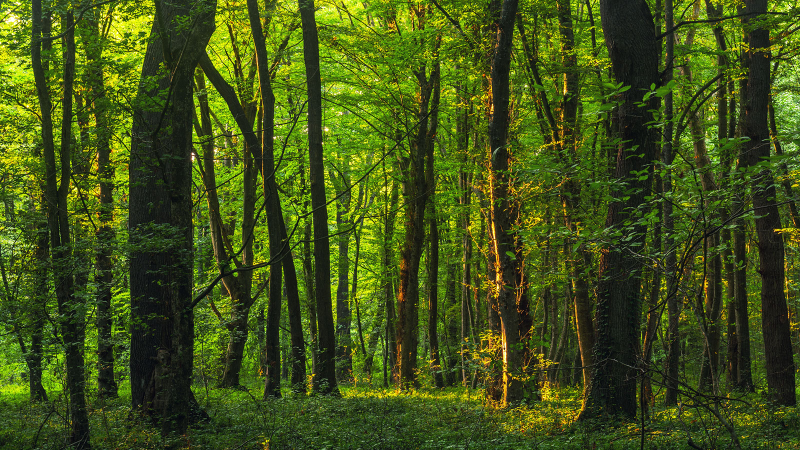
#> input picture img-original-1472/bosque/bosque.jpg, 1600 x 900 px, found by its file name (shown at 1/2 size); its folder holds only this picture in this run
$ python p6-preparacion-img-1472.py
#> lines starting #> are read from the running program, lines starting #| are printed output that depends on the picture
# Práctica 6: Preparación de imágenes para IA - José Solís (NC: 1472)
import cv2
import numpy as np
import os
import csv

# 1. Configuración inicial
AUTOR = "José Solís"
NC = "1472"
carpeta_original = f"img-original-{NC}"
carpeta_preparadas = f"img-preparadas-{NC}"
carpeta_resultados = f"resultados-img-{NC}"

ANCHO_DESTINO = 224
ALTO_DESTINO = 224

# Crear carpetas de salida si no existen
os.makedirs(carpeta_preparadas, exist_ok=True)
os.makedirs(carpeta_resultados, exist_ok=True)

categorias = ["bosque", "desierto"]
reporte = []
imagenes_procesadas = 0
imagenes_aprobadas = 0

print(f"{AUTOR.lower()} nc {NC}")
print(f"🚀 Iniciando preparación de imágenes ({AUTOR})...\n")

# 2. Recorrer cada categoría y sus archivos
for categoria in categorias:
    ruta_origen = os.path.join(carpeta_original, categoria)
    ruta_destino = os.path.join(carpeta_preparadas, categoria)

    os.makedirs(ruta_destino, exist_ok=True)

    if not os.path.exists(ruta_origen):
        print(f"⚠️ La carpeta {ruta_origen} no existe. Saltando...\n")
        continue

    for nombre_archivo in sorted(os.listdir(ruta_origen)):
        if not nombre_archivo.lower().endswith(('.png', '.jpg', '.jpeg', '.bmp', '.webp')):
            continue

        ruta_imagen = os.path.join(ruta_origen, nombre_archivo)
        nombre_sin_ext = os.path.splitext(nombre_archivo)[0]
        formato_orig = os.path.splitext(nombre_archivo)[1].upper().replace(".", "")

        print(f"📸 Procesando [{categoria}]: {nombre_archivo}")

        # 3. Leer la imagen e identificar tamaño y formato
        imagen = cv2.imread(ruta_imagen)
#> imagen is the input picture: shape (900, 1600, 3); mean B, G, R 23.2, 81.6, 65.4
        if imagen is None:
            print(f"   ❌ Error: No se pudo leer la imagen.\n")
            reporte.append([AUTOR, categoria, nombre_archivo, formato_orig, "JPG", "ERROR", "-", "-", "-", "-", "-", "-", "REVISAR"])
            continue

        imagenes_procesadas += 1
        alto_orig, ancho_orig, canales = imagen.shape
#> alto_orig = 900; ancho_orig = 1600; canales = 3
        print(f"   📄 Formato original: {formato_orig} -> JPG | Dimensiones: {ancho_orig} x {alto_orig}")
#|    📄 Formato original: JPG -> JPG | Dimensiones: 1600 x 900

        # 4. Cambiar el tamaño a dimensiones uniformes (224x224)
        imagen_redimensionada = cv2.resize(imagen, (ANCHO_DESTINO, ALTO_DESTINO), interpolation=cv2.INTER_AREA)
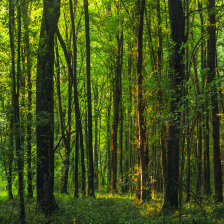
#> imagen_redimensionada: shape (224, 224, 3); mean B, G, R 23.2, 81.6, 65.4
        print(f"   📐 Dimensiones nuevas: {ANCHO_DESTINO} x {ALTO_DESTINO}")

        # Convertir y guardar en formato común (.jpg)
        nombre_jpg_final = f"{nombre_sin_ext}.jpg"
        ruta_jpg = os.path.join(ruta_destino, nombre_jpg_final)
        cv2.imwrite(ruta_jpg, imagen_redimensionada)

        # 5. Normalizar los valores de los píxeles (0-255 a 0.0-1.0)
        imagen_normalizada = imagen_redimensionada.astype(np.float32) / 255.0
        val_min = float(np.min(imagen_normalizada))
#> val_min = 0.0235
        val_max = float(np.max(imagen_normalizada))
#> val_max = 0.992
        print(f"   🔢 Rango normalizado: {val_min:.3f} a {val_max:.3f}")
#|    🔢 Rango normalizado: 0.024 a 0.992

        # Guardar matriz normalizada (.npy)
        ruta_npy = os.path.join(ruta_destino, f"{nombre_sin_ext}.npy")
        np.save(ruta_npy, imagen_normalizada)

        # 6. Evaluar que cumpla con los criterios establecidos
        dimensiones_correctas = (imagen_redimensionada.shape[0] == ALTO_DESTINO and
                                 imagen_redimensionada.shape[1] == ANCHO_DESTINO)
#> dimensiones_correctas = True
        rango_correcto = (val_min >= 0.0 and val_max <= 1.0)
#> rango_correcto = True
        archivos_guardados = os.path.isfile(ruta_jpg) and os.path.isfile(ruta_npy)

        if dimensiones_correctas and rango_correcto and archivos_guardados:
            estado = "APROBADA"
            imagenes_aprobadas += 1
            print(f"   ✅ Evaluación: APROBADA\n")
        else:
            estado = "REVISAR"
            print(f"   ⚠️ Evaluación: REVISAR\n")

        # 7. Guardar datos en el reporte
        reporte.append([
            AUTOR, categoria, nombre_archivo, formato_orig, "JPG", "OK", ancho_orig, alto_orig,
            ANCHO_DESTINO, ALTO_DESTINO, round(val_min, 3), round(val_max, 3), estado
        ])

# 8. Generar reporte en CSV
ruta_reporte = os.path.join(carpeta_resultados, f"reporte_preparacion_{NC}.csv")
with open(ruta_reporte, "w", newline="", encoding="utf-8") as archivo:
    escritor = csv.writer(archivo)
    escritor.writerow([
        "Autor", "Categoría", "Archivo original", "Formato orig.", "Formato final", "Lectura",
        "Ancho original", "Alto original", "Ancho preparado", "Alto preparado",
        "Valor mínimo norm.", "Valor máximo norm.", "Evaluación"
    ])
    escritor.writerows(reporte)

# 9. Resumen final en consola
print("=" * 45)
print(f"🎉 RESUMEN DE LA PRÁCTICA - {AUTOR.upper()}")
print("=" * 45)
print(f"Imágenes procesadas: {imagenes_procesadas}")
print(f"Imágenes aprobadas:  {imagenes_aprobadas}")
print(f"Imágenes a revisar:  {imagenes_procesadas - imagenes_aprobadas}")
print(f"\n📁 Reporte guardado en: {ruta_reporte}")
print("✅ PRÁCTICA TERMINADA EXITOSAMENTE")
